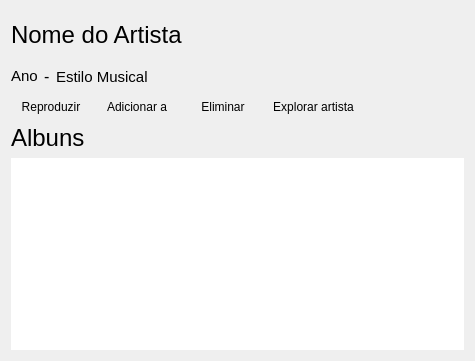
      <widget class="QWidget" name="page_artist">
       <layout class="QVBoxLayout" name="verticalLayout">
        <item>
         <layout class="QGridLayout" name="gridLayout_21">
          <property name="verticalSpacing">
           <number>0</number>
          </property>
          <item row="0" column="1" colspan="6">
           <spacer name="verticalSpacer_16">
            <property name="orientation">
             <enum>Qt::Vertical</enum>
            </property>
            <property name="sizeType">
             <enum>QSizePolicy::Fixed</enum>
            </property>
            <property name="sizeHint" stdset="0">
             <size>
              <width>20</width>
              <height>10</height>
             </size>
            </property>
           </spacer>
          </item>
          <item row="1" column="1" colspan="7">
           <widget class="QLabel" name="page_artist_label_name">
            <property name="sizePolicy">
             <sizepolicy hsizetype="Preferred" vsizetype="Fixed">
              <horstretch>0</horstretch>
              <verstretch>0</verstretch>
             </sizepolicy>
            </property>
            <property name="font">
             <font>
              <pointsize>18</pointsize>
              <weight>50</weight>
              <bold>false</bold>
             </font>
            </property>
            <property name="text">
             <string>Nome do Artista</string>
            </property>
           </widget>
          </item>
          <item row="5" column="1" colspan="3">
           <widget class="QPushButton" name="page_artist_button_play">
            <property name="text">
             <string>Reproduzir</string>
            </property>
            <property name="icon">
             <iconset resource="icons/img.qrc">
              <normaloff>:/cross.png</normaloff>:/cross.png</iconset>
            </property>
            <property name="flat">
             <bool>true</bool>
            </property>
           </widget>
          </item>
          <item row="5" column="6">
           <widget class="QPushButton" name="page_artist_button_1">
            <property name="text">
             <string>Explorar artista</string>
            </property>
            <property name="icon">
             <iconset resource="icons/img.qrc">
              <normaloff>:/cross.png</normaloff>:/cross.png</iconset>
            </property>
            <property name="flat">
             <bool>true</bool>
            </property>
           </widget>
          </item>
          <item row="5" column="4">
           <widget class="QPushButton" name="page_artist_button_addTo">
            <property name="text">
             <string>Adicionar a</string>
            </property>
            <property name="icon">
             <iconset resource="icons/img.qrc">
              <normaloff>:/cross.png</normaloff>:/cross.png</iconset>
            </property>
            <property name="flat">
             <bool>true</bool>
            </property>
           </widget>
          </item>
          <item row="3" column="2">
           <widget class="QLabel" name="page_artist_label_year">
            <property name="sizePolicy">
             <sizepolicy hsizetype="Fixed" vsizetype="Preferred">
              <horstretch>0</horstretch>
              <verstretch>0</verstretch>
             </sizepolicy>
            </property>
            <property name="font">
             <font>
              <pointsize>12</pointsize>
             </font>
            </property>
            <property name="text">
             <string>-</string>
            </property>
           </widget>
          </item>
          <item row="5" column="5">
           <widget class="QPushButton" name="page_artist_button_remove">
            <property name="text">
             <string>Eliminar</string>
            </property>
            <property name="icon">
             <iconset resource="icons/img.qrc">
              <normaloff>:/cross.png</normaloff>:/cross.png</iconset>
            </property>
            <property name="flat">
             <bool>true</bool>
            </property>
           </widget>
          </item>
          <item row="4" column="1" colspan="7">
           <spacer name="verticalSpacer_14">
            <property name="orientation">
             <enum>Qt::Vertical</enum>
            </property>
            <property name="sizeType">
             <enum>QSizePolicy::Fixed</enum>
            </property>
            <property name="sizeHint" stdset="0">
             <size>
              <width>20</width>
              <height>10</height>
             </size>
            </property>
           </spacer>
          </item>
          <item row="3" column="1">
           <widget class="QLabel" name="page_artist_label_1">
            <property name="sizePolicy">
             <sizepolicy hsizetype="Fixed" vsizetype="Fixed">
              <horstretch>0</horstretch>
              <verstretch>0</verstretch>
             </sizepolicy>
            </property>
            <property name="font">
             <font>
              <pointsize>11</pointsize>
             </font>
            </property>
            <property name="text">
             <string>Ano</string>
            </property>
           </widget>
          </item>
          <item row="3" column="3" colspan="5">
           <widget class="QLabel" name="page_artist_label_gender">
            <property name="font">
             <font>
              <pointsize>11</pointsize>
             </font>
            </property>
            <property name="text">
             <string>Estilo Musical</string>
            </property>
           </widget>
          </item>
          <item row="5" column="7">
           <spacer name="horizontalSpacer_13">
            <property name="orientation">
             <enum>Qt::Horizontal</enum>
            </property>
            <property name="sizeHint" stdset="0">
             <size>
              <width>100</width>
              <height>20</height>
             </size>
            </property>
           </spacer>
          </item>
          <item row="2" column="1" colspan="7">
           <widget class="QLabel" name="page_artist_label_2">
            <property name="sizePolicy">
             <sizepolicy hsizetype="Preferred" vsizetype="Fixed">
              <horstretch>0</horstretch>
              <verstretch>0</verstretch>
             </sizepolicy>
            </property>
            <property name="font">
             <font>
              <pointsize>12</pointsize>
             </font>
            </property>
            <property name="text">
             <string/>
            </property>
           </widget>
          </item>
         </layout>
        </item>
        <item>
         <widget class="QLabel" name="page_artist_label_3">
          <property name="sizePolicy">
           <sizepolicy hsizetype="Preferred" vsizetype="Fixed">
            <horstretch>0</horstretch>
            <verstretch>0</verstretch>
           </sizepolicy>
          </property>
          <property name="font">
           <font>
            <pointsize>18</pointsize>
            <weight>50</weight>
            <bold>false</bold>
           </font>
          </property>
          <property name="text">
           <string>Albuns</string>
          </property>
         </widget>
        </item>
        <item>
         <widget class="QTableWidget" name="page_artist_tableWidget_albuns">
          <property name="frameShape">
           <enum>QFrame::NoFrame</enum>
          </property>
          <property name="editTriggers">
           <set>QAbstractItemView::NoEditTriggers</set>
          </property>
          <property name="alternatingRowColors">
           <bool>true</bool>
          </property>
          <property name="selectionBehavior">
           <enum>QAbstractItemView::SelectRows</enum>
          </property>
          <property name="textElideMode">
           <enum>Qt::ElideLeft</enum>
          </property>
          <property name="showGrid">
           <bool>false</bool>
          </property>
          <property name="rowCount">
           <number>1</number>
          </property>
          <property name="columnCount">
           <number>1</number>
          </property>
          <attribute name="horizontalHeaderVisible">
           <bool>false</bool>
          </attribute>
          <attribute name="horizontalHeaderStretchLastSection">
           <bool>true</bool>
          </attribute>
          <attribute name="verticalHeaderVisible">
           <bool>false</bool>
          </attribute>
          <attribute name="verticalHeaderHighlightSections">
           <bool>false</bool>
          </attribute>
          <row/>
          <column/>
         </widget>
        </item>
       </layout>
      </widget>
